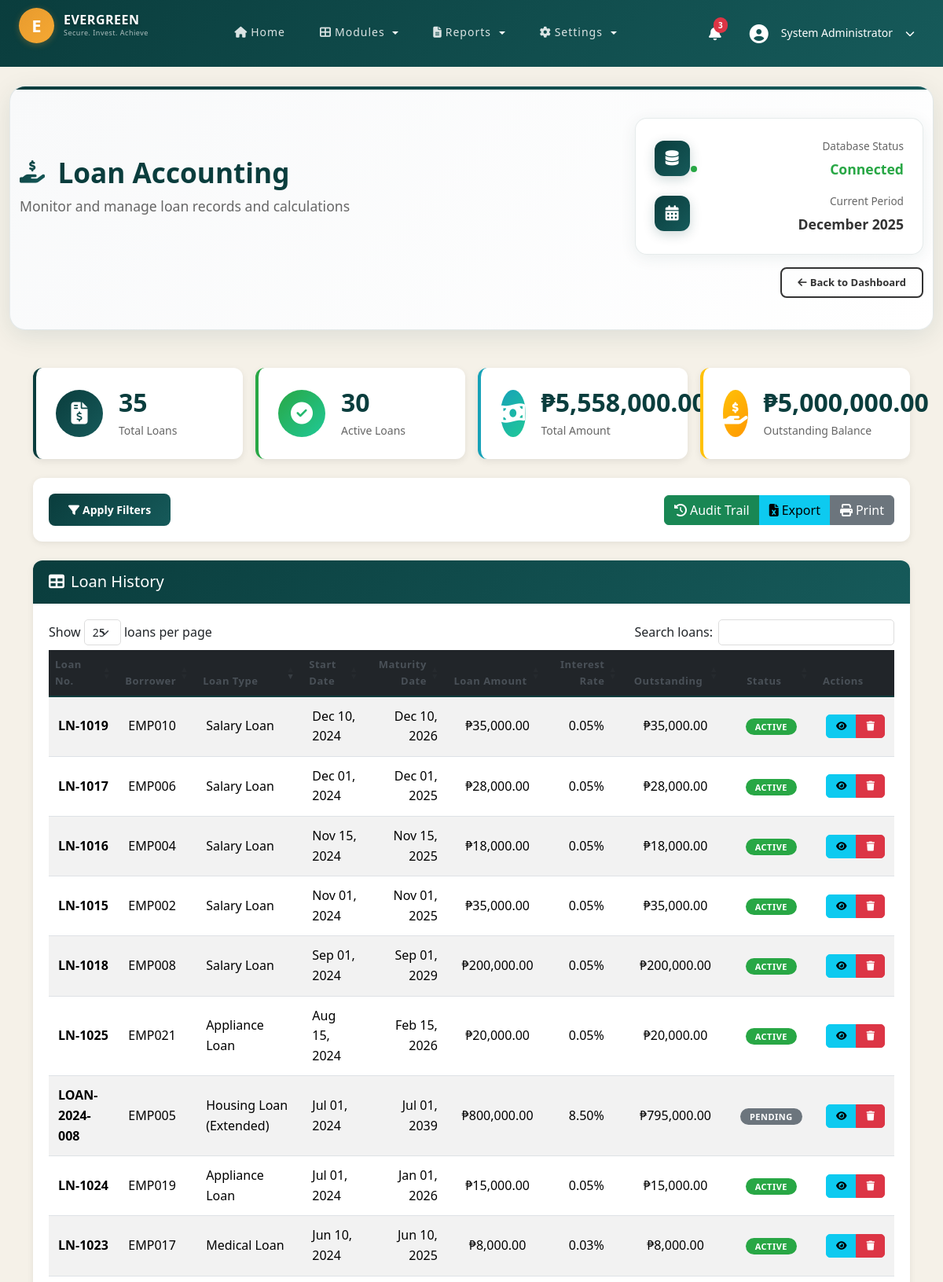
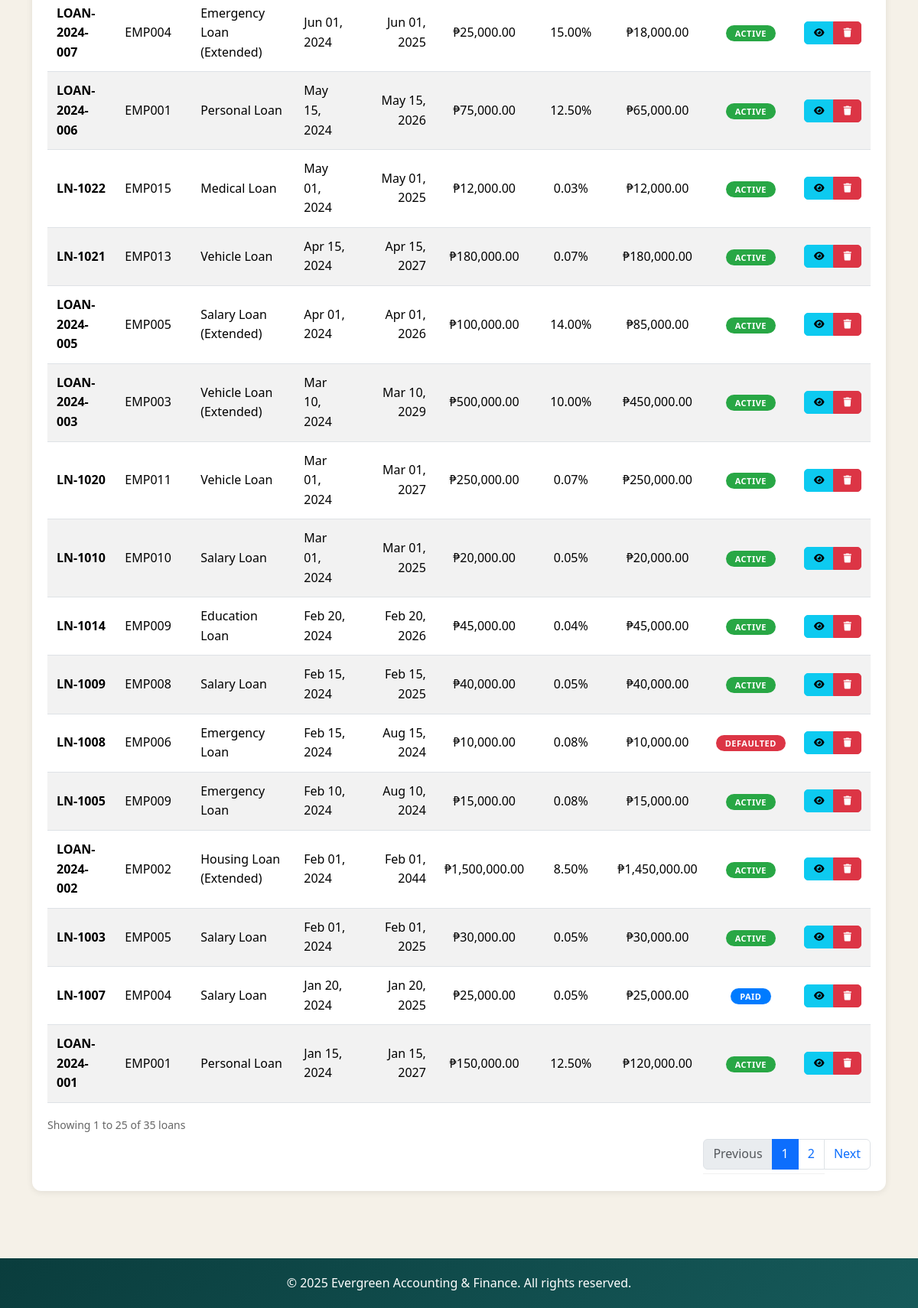
Screenshot of /modules/loan-accounting.php (signed in) with the database file from the repository (2 pictures, top to bottom).
### tables this page shows
CREATE TABLE users (
    id INT AUTO_INCREMENT PRIMARY KEY,
    username VARCHAR(50) UNIQUE NOT NULL,
    password_hash VARCHAR(255) NOT NULL,
    email VARCHAR(100) UNIQUE NOT NULL,
    full_name VARCHAR(100) NOT NULL,
    is_active BOOLEAN DEFAULT TRUE,
    last_login DATETIME,
    created_at DATETIME DEFAULT CURRENT_TIMESTAMP,
    updated_at DATETIME DEFAULT CURRENT_TIMESTAMP ON UPDATE CURRENT_TIMESTAMP,
    INDEX idx_username (username),
    INDEX idx_email (email)
);

CREATE TABLE loans (
    id BIGINT AUTO_INCREMENT PRIMARY KEY,
    loan_no VARCHAR(50) UNIQUE NOT NULL,
    loan_type_id INT NOT NULL,
    borrower_external_no VARCHAR(100) NOT NULL,
    principal_amount DECIMAL(18,2) NOT NULL,
    interest_rate DECIMAL(6,4) NOT NULL,
    start_date DATE NOT NULL,
    term_months INT NOT NULL,
    monthly_payment DECIMAL(18,2) NOT NULL,
    current_balance DECIMAL(18,2) DEFAULT 0.00,
    status ENUM('pending','active','paid','defaulted','cancelled') DEFAULT 'pending',
    created_by INT NOT NULL,
    created_at DATETIME DEFAULT CURRENT_TIMESTAMP,
    FOREIGN KEY (loan_type_id) REFERENCES loan_types(id),
    FOREIGN KEY (created_by) REFERENCES users(id),
    INDEX idx_loan_no (loan_no),
    INDEX idx_status (status)
);

CREATE TABLE loan_types (
    id INT AUTO_INCREMENT PRIMARY KEY,
    code VARCHAR(20) UNIQUE NOT NULL,
    name VARCHAR(100) NOT NULL,
    max_amount DECIMAL(18,2),
    max_term_months INT,
    interest_rate DECIMAL(6,4) NOT NULL,
    description TEXT,
    is_active BOOLEAN DEFAULT TRUE,
    INDEX idx_code (code)
);

### includes/session.php (called while the page is built, shortened)
<?php
function isLoggedIn() {
    return isset($_SESSION['user_id']) && isset($_SESSION['username']);
}
function getCurrentUser() {
    if (isLoggedIn()) {
        return [
            'id' => $_SESSION['user_id'],
            'username' => $_SESSION['username'],
            'email' => $_SESSION['email'] ?? '',
            'full_name' => $_SESSION['full_name'] ?? ''
        ];
    }
    return null;
}

### modules/loan-accounting.php (the view, shortened to what this page needs)
<?php
require_once '../config/database.php';
require_once '../includes/session.php';
$current_user = getCurrentUser();
$applyFilters = isset($_GET['apply_filters']);
$sql = "SELECT
            l.id,
            l.loan_no as loan_number,
            l.borrower_external_no as borrower_name,
            l.principal_amount as loan_amount,
            l.interest_rate,
            l.term_months as loan_term,
            l.start_date,
            DATE_ADD(l.start_date, INTERVAL l.term_months MONTH) as maturity_date,
            l.current_balance as outstanding_balance,
            l.status,
            'loan' as transaction_type,
            lt.name as loan_type_name,
            '' as account_code,
            '' as account_name,
            l.created_at,
            u.full_name as created_by_name
        FROM loans l
        LEFT JOIN loan_types lt ON l.loan_type_id = lt.id
        LEFT JOIN users u ON l.created_by = u.id
        WHERE 1=1";
$sql .= " ORDER BY l.start_date DESC, l.loan_no DESC";
$loans = [];
$hasResults = false;
if ($conn) {
    $stmt = $conn->prepare($sql);
    if ($stmt === false) {
        $loans = [];
        $hasResults = false;
    } else {
        $stmt->execute();
        $result = $stmt->get_result();
        while ($row = $result->fetch_assoc()) {
            $loans[] = $row;
        }
        $hasResults = count($loans) > 0;
    }
}
$totalLoans = count($loans);
$totalAmount = 0;
$totalOutstanding = 0;
$activeLoans = 0;
foreach ($loans as $loan) {
    $totalAmount += $loan['loan_amount'];
    $totalOutstanding += $loan['outstanding_balance'];
    if ($loan['status'] === 'active') {
        $activeLoans++;
    }
}
?>
<!DOCTYPE html>
<html lang="en">
<head>
    <link href="https://cdn.jsdelivr.net/npm/bootstrap@5.3.2/dist/css/bootstrap.min.css" rel="stylesheet">
    <link rel="stylesheet" href="https://cdnjs.cloudflare.com/ajax/libs/font-awesome/6.5.1/css/all.min.css">
    <link rel="stylesheet" href="https://cdn.datatables.net/1.13.7/css/dataTables.bootstrap5.min.css">
    <link rel="stylesheet" href="../assets/css/style.css">
    <link rel="stylesheet" href="../assets/css/dashboard.css">
    <link rel="stylesheet" href="../assets/css/financial-reporting.css">
    <link rel="stylesheet" href="../assets/css/loan-accounting.css">
</head>
<body>
    <nav class="navbar navbar-expand-lg navbar-custom">
        <div class="container-fluid px-4">
            <div class="logo-section">
                <div class="logo-circle">E</div>
                <div class="logo-text">
                    <h1>EVERGREEN</h1>
                    <p>Secure. Invest. Achieve</p>
                </div>
            </div>
            <div class="collapse navbar-collapse justify-content-center" id="navbarNav">
                <ul class="navbar-nav">
                    <li class="nav-item">
                        <a class="nav-link" href="../core/dashboard.php">
                            <i class="fas fa-home me-1"></i>Home
                        </a>
                    </li>
                    <li class="nav-item dropdown">
                        <a class="nav-link dropdown-toggle" href="#" id="modulesDropdown" role="button" data-bs-toggle="dropdown" aria-expanded="false">
                            <i class="fas fa-th-large me-1"></i>Modules
                        </a>
                    </li>
                    <li class="nav-item dropdown">
                        <a class="nav-link dropdown-toggle" href="#" id="reportsDropdown" role="button" data-bs-toggle="dropdown" aria-expanded="false">
                            <i class="fas fa-file-alt me-1"></i>Reports
                        </a>
                    </li>
                    <li class="nav-item dropdown">
                        <a class="nav-link dropdown-toggle" href="#" id="settingsDropdown" role="button" data-bs-toggle="dropdown" aria-expanded="false">
                            <i class="fas fa-cog me-1"></i>Settings
                        </a>
                    </li>
                </ul>
            </div>
            <div class="d-flex align-items-center gap-3">
                <div class="dropdown d-none d-md-block">
                    <a class="nav-icon-btn" href="#" id="notificationsDropdown" role="button" data-bs-toggle="dropdown" aria-expanded="false">
                        <i class="fas fa-bell"></i>
                        <span class="notification-badge">3</span>
                    </a>
                </div>
                <div class="dropdown">
                    <a class="user-profile-btn" href="#" id="userDropdown" role="button" data-bs-toggle="dropdown" aria-expanded="false">
                        <i class="fas fa-user-circle me-2"></i>
                        <span class="d-none d-lg-inline"><?php echo htmlspecialchars($current_user['full_name']); ?></span>
                        <i class="fas fa-chevron-down ms-2 d-none d-lg-inline"></i>
                    </a>
                </div>
            </div>
        </div>
    </nav>
    <main class="container-fluid py-4">
        <div class="beautiful-page-header mb-5">
            <div class="container-fluid">
                <div class="row align-items-center">
                    <div class="col-lg-8">
                        <div class="header-content">
                            <h1 class="page-title-beautiful">
                                <i class="fas fa-hand-holding-usd me-3"></i>
                                Loan Accounting
                            </h1>
                            <p class="page-subtitle-beautiful">
                                Monitor and manage loan records and calculations
                            </p>
                        </div>
                    </div>
                    <div class="col-lg-4 text-lg-end">
                        <div class="header-info-card">
                            <div class="info-item">
                                <div class="info-icon">
                                    <i class="fas fa-database"></i>
                                </div>
                                <div class="info-content">
                                    <div class="info-label">Database Status</div>
                                    <div class="info-value status-connected">Connected</div>
                                </div>
                            </div>
                            <div class="info-item">
                                <div class="info-icon">
                                    <i class="fas fa-calendar-alt"></i>
                                </div>
                                <div class="info-content">
                                    <div class="info-label">Current Period</div>
                                    <div class="info-value"><?php echo date('F Y'); ?></div>
                                </div>
                            </div>
                        </div>
                    </div>
                </div>
                <div class="header-actions mt-3">
                    <a href="../core/dashboard.php" class="btn btn-outline-secondary">
                        <i class="fas fa-arrow-left me-1"></i>Back to Dashboard
                    </a>
                </div>
            </div>
        </div>
        <div class="container">
        <div class="row g-3 mb-4">
            <div class="col-md-3 col-sm-6">
                <div class="stat-card stat-card-primary">
                    <div class="stat-icon">
                        <i class="fas fa-file-invoice-dollar"></i>
                    </div>
                    <div class="stat-content">
                        <h3><?php echo $totalLoans; ?></h3>
                        <p>Total Loans</p>
                    </div>
                </div>
            </div>
            <div class="col-md-3 col-sm-6">
                <div class="stat-card stat-card-success">
                    <div class="stat-icon">
                        <i class="fas fa-check-circle"></i>
                    </div>
                    <div class="stat-content">
                        <h3><?php echo $activeLoans; ?></h3>
                        <p>Active Loans</p>
                    </div>
                </div>
            </div>
            <div class="col-md-3 col-sm-6">
                <div class="stat-card stat-card-info">
                    <div class="stat-icon">
                        <i class="fas fa-money-bill-wave"></i>
                    </div>
                    <div class="stat-content">
                        <h3>₱<?php echo number_format($totalAmount, 2); ?></h3>
                        <p>Total Amount</p>
                    </div>
                </div>
            </div>
            <div class="col-md-3 col-sm-6">
                <div class="stat-card stat-card-warning">
                    <div class="stat-icon">
                        <i class="fas fa-hand-holding-usd"></i>
                    </div>
                    <div class="stat-content">
                        <h3>₱<?php echo number_format($totalOutstanding, 2); ?></h3>
                        <p>Outstanding Balance</p>
                    </div>
                </div>
            </div>
        </div>
        <div class="card mb-4">
            <div class="card-body">
                <div class="d-flex justify-content-between align-items-center flex-wrap gap-2">
                    <div>
                        <button type="button" class="btn btn-primary" id="btnShowFilters">
                            <i class="fas fa-filter me-1"></i>Apply Filters
                        </button>
                    </div>
                    <div class="btn-group">
                        <button type="button" class="btn btn-success" onclick="viewAuditTrail()">
                            <i class="fas fa-history me-1"></i>Audit Trail
                        </button>
                        <button type="button" class="btn btn-info" onclick="exportToExcel()">
                            <i class="fas fa-file-excel me-1"></i>Export
                        </button>
                        <button type="button" class="btn btn-secondary" onclick="printTable()">
                            <i class="fas fa-print me-1"></i>Print
                        </button>
                    </div>
                </div>
            </div>
        </div>
        <div class="card">
            <div class="card-header bg-light">
                <h5 class="mb-0"><i class="fas fa-table me-2"></i>Loan History</h5>
            </div>
            <div class="card-body">
                <?php if ($applyFilters && !$hasResults): ?>
                <div class="empty-state">
                    <i class="fas fa-search"></i>
                    <h4>No Existing Information Found</h4>
                    <p>No loans match your filter criteria. Try adjusting your filters.</p>
                    <button class="btn btn-primary mt-3" onclick="clearFilters()">
                        <i class="fas fa-times me-1"></i>Clear Filters
                    </button>
                </div>
                <?php elseif ($hasResults): ?>
                <div class="table-responsive">
                    <table id="loanTable" class="table table-hover table-striped">
                        <thead class="table-dark">
                            <tr>
                                <th>Loan No.</th>
                                <th>Borrower</th>
                                <th>Loan Type</th>
                                <th>Start Date</th>
                                <th>Maturity Date</th>
                                <th>Loan Amount</th>
                                <th>Interest Rate</th>
                                <th>Outstanding</th>
                                <th>Status</th>
                                <th>Actions</th>
                            </tr>
                        </thead>
                        <tbody>
                            <?php foreach ($loans as $loan): ?>
                            <tr>
                                <td><strong><?php echo htmlspecialchars($loan['loan_number']); ?></strong></td>
                                <td><?php echo htmlspecialchars($loan['borrower_name']); ?></td>
                                <td><?php echo htmlspecialchars($loan['loan_type_name'] ?? 'N/A'); ?></td>
                                <td><?php echo date('M d, Y', strtotime($loan['start_date'])); ?></td>
                                <td><?php echo date('M d, Y', strtotime($loan['maturity_date'])); ?></td>
                                <td class="text-end">₱<?php echo number_format($loan['loan_amount'], 2); ?></td>
                                <td class="text-center"><?php echo number_format($loan['interest_rate'], 2); ?>%</td>
                                <td class="text-end">₱<?php echo number_format($loan['outstanding_balance'], 2); ?></td>
                                <td>
                                    <span class="badge status-<?php echo strtolower($loan['status']); ?>">
                                        <?php echo ucfirst($loan['status']); ?>
                                    </span>
                                </td>
                                <td>
                                    <div class="btn-group btn-group-sm">
                                        <button class="btn btn-info btn-action" onclick="viewLoanDetails(<?php echo $loan['id']; ?>)" title="View Details">
                                            <i class="fas fa-eye"></i>
                                        </button>
                                        <button class="btn btn-danger btn-action" onclick="deleteLoan(<?php echo $loan['id']; ?>)" title="Delete">
                                            <i class="fas fa-trash"></i>
                                        </button>
                                    </div>
                                </td>
                            </tr>
                            <?php endforeach; ?>
                        </tbody>
                    </table>
                </div>
                <?php endif; ?>
            </div>
        </div>
        </div>
    </main>
    <footer>
        <div class="container">
            <p class="mb-0">&copy; <?php echo date('Y'); ?> Evergreen Accounting & Finance. All rights reserved.</p>
        </div>
    </footer>
</body>
</html>

### rows the page displays
users: full_name "System Administrator"
loans: loan_no "LN-1019", borrower_external_no "EMP010", loan_type.name "Salary Loan", start_date "Dec 10, 2024", maturity_date "Dec 10, 2026", principal_amount "35,000.00", interest_rate "0.05", current_balance "35,000.00", status "ACTIVE"
loans: loan_no "LN-1017", borrower_external_no "EMP006", loan_type.name "Salary Loan", start_date "Dec 01, 2024", maturity_date "Dec 01, 2025", principal_amount "28,000.00", interest_rate "0.05", current_balance "28,000.00", status "ACTIVE"
loans: loan_no "LN-1016", borrower_external_no "EMP004", loan_type.name "Salary Loan", start_date "Nov 15, 2024", maturity_date "Nov 15, 2025", principal_amount "18,000.00", interest_rate "0.05", current_balance "18,000.00", status "ACTIVE"
loans: loan_no "LN-1015", borrower_external_no "EMP002", loan_type.name "Salary Loan", start_date "Nov 01, 2024", maturity_date "Nov 01, 2025", principal_amount "35,000.00", interest_rate "0.05", current_balance "35,000.00", status "ACTIVE"
loans: loan_no "LN-1018", borrower_external_no "EMP008", loan_type.name "Salary Loan", start_date "Sep 01, 2024", maturity_date "Sep 01, 2029", principal_amount "200,000.00", interest_rate "0.05", current_balance "200,000.00", status "ACTIVE"
loans: loan_no "LN-1025", borrower_external_no "EMP021", loan_type.name "Appliance Loan", start_date "Aug 15, 2024", maturity_date "Feb 15, 2026", principal_amount "20,000.00", interest_rate "0.05", current_balance "20,000.00", status "ACTIVE"
loans: loan_no "LOAN-2024-008", borrower_external_no "EMP005", loan_type.name "Housing Loan (Extended)", start_date "Jul 01, 2024", maturity_date "Jul 01, 2039", principal_amount "800,000.00", interest_rate "8.50", current_balance "795,000.00", status "PENDING"
loans: loan_no "LN-1024", borrower_external_no "EMP019", loan_type.name "Appliance Loan", start_date "Jul 01, 2024", maturity_date "Jan 01, 2026", principal_amount "15,000.00", interest_rate "0.05", current_balance "15,000.00", status "ACTIVE"
loans: loan_no "LN-1023", borrower_external_no "EMP017", loan_type.name "Medical Loan", start_date "Jun 10, 2024", maturity_date "Jun 10, 2025", principal_amount "8,000.00", interest_rate "0.03", current_balance "8,000.00", status "ACTIVE"
loans: loan_no "LOAN-2024-007", borrower_external_no "EMP004", loan_type.name "Emergency Loan (Extended)", start_date "Jun 01, 2024", maturity_date "Jun 01, 2025", principal_amount "25,000.00", interest_rate "15.00", current_balance "18,000.00", status "ACTIVE"
loans: loan_no "LOAN-2024-006", borrower_external_no "EMP001", loan_type.name "Personal Loan", start_date "May 15, 2024", maturity_date "May 15, 2026", principal_amount "75,000.00", interest_rate "12.50", current_balance "65,000.00", status "ACTIVE"
loans: loan_no "LN-1022", borrower_external_no "EMP015", loan_type.name "Medical Loan", start_date "May 01, 2024", maturity_date "May 01, 2025", principal_amount "12,000.00", interest_rate "0.03", current_balance "12,000.00", status "ACTIVE"
loans: loan_no "LN-1021", borrower_external_no "EMP013", loan_type.name "Vehicle Loan", start_date "Apr 15, 2024", maturity_date "Apr 15, 2027", principal_amount "180,000.00", interest_rate "0.07", current_balance "180,000.00", status "ACTIVE"
loans: loan_no "LOAN-2024-005", borrower_external_no "EMP005", loan_type.name "Salary Loan (Extended)", start_date "Apr 01, 2024", maturity_date "Apr 01, 2026", principal_amount "100,000.00", interest_rate "14.00", current_balance "85,000.00", status "ACTIVE"
loans: loan_no "LOAN-2024-003", borrower_external_no "EMP003", loan_type.name "Vehicle Loan (Extended)", start_date "Mar 10, 2024", maturity_date "Mar 10, 2029", principal_amount "500,000.00", interest_rate "10.00", current_balance "450,000.00", status "ACTIVE"
loans: loan_no "LN-1020", borrower_external_no "EMP011", loan_type.name "Vehicle Loan", start_date "Mar 01, 2024", maturity_date "Mar 01, 2027", principal_amount "250,000.00", interest_rate "0.07", current_balance "250,000.00", status "ACTIVE"
loans: loan_no "LN-1010", borrower_external_no "EMP010", loan_type.name "Salary Loan", start_date "Mar 01, 2024", maturity_date "Mar 01, 2025", principal_amount "20,000.00", interest_rate "0.05", current_balance "20,000.00", status "ACTIVE"
loans: loan_no "LN-1014", borrower_external_no "EMP009", loan_type.name "Education Loan", start_date "Feb 20, 2024", maturity_date "Feb 20, 2026", principal_amount "45,000.00", interest_rate "0.04", current_balance "45,000.00", status "ACTIVE"
loans: loan_no "LN-1009", borrower_external_no "EMP008", loan_type.name "Salary Loan", start_date "Feb 15, 2024", maturity_date "Feb 15, 2025", principal_amount "40,000.00", interest_rate "0.05", current_balance "40,000.00", status "ACTIVE"
loans: loan_no "LN-1008", borrower_external_no "EMP006", loan_type.name "Emergency Loan", start_date "Feb 15, 2024", maturity_date "Aug 15, 2024", principal_amount "10,000.00", interest_rate "0.08", current_balance "10,000.00", status "DEFAULTED"
loans: loan_no "LN-1005", borrower_external_no "EMP009", loan_type.name "Emergency Loan", start_date "Feb 10, 2024", maturity_date "Aug 10, 2024", principal_amount "15,000.00", interest_rate "0.08", current_balance "15,000.00", status "ACTIVE"
loans: loan_no "LOAN-2024-002", borrower_external_no "EMP002", loan_type.name "Housing Loan (Extended)", start_date "Feb 01, 2024", maturity_date "Feb 01, 2044", principal_amount "1,500,000.00", interest_rate "8.50", current_balance "1,450,000.00", status "ACTIVE"
loans: loan_no "LN-1003", borrower_external_no "EMP005", loan_type.name "Salary Loan", start_date "Feb 01, 2024", maturity_date "Feb 01, 2025", principal_amount "30,000.00", interest_rate "0.05", current_balance "30,000.00", status "ACTIVE"
loans: loan_no "LN-1007", borrower_external_no "EMP004", loan_type.name "Salary Loan", start_date "Jan 20, 2024", maturity_date "Jan 20, 2025", principal_amount "25,000.00", interest_rate "0.05", current_balance "25,000.00", status "PAID"
loans: loan_no "LOAN-2024-001", borrower_external_no "EMP001", loan_type.name "Personal Loan", start_date "Jan 15, 2024", maturity_date "Jan 15, 2027", principal_amount "150,000.00", interest_rate "12.50", current_balance "120,000.00", status "ACTIVE"

### other values shown
$totalLoans "35"
$activeLoans "30"
$totalAmount "5,558,000.00"
$totalOutstanding "5,000,000.00"
